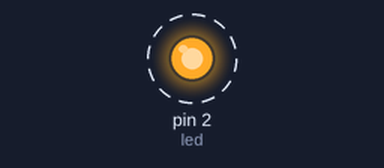
Recording of a sketch running on a simulated Arduino Uno, built with avr-gcc and run on an emulated ATmega328P. On the bench: output pins drawn as LEDs (lit = HIGH). Dashed ring = blinking. What the sketch prints to the serial monitor is not drawn.

Above: at 0.5 s.
Timing chart, 0 to 4.6 s (numbered marks = the images above):
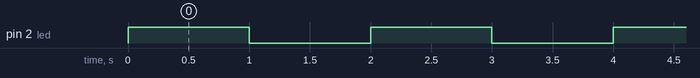

Measured:
- by itself, pin 2 (led): alternates HIGH for 1.0 s and LOW for 1.0 s

The sketch:

OTP_overwrite.ino
```cpp
const int led = 2;

void setup() {
  pinMode(led, OUTPUT);
  Serial.begin(115200);
}

void loop() {
  Serial.println("hi");
  digitalWrite(led, HIGH);
  delay(1000);
  digitalWrite(led, LOW);
  delay(1000);
}
```
